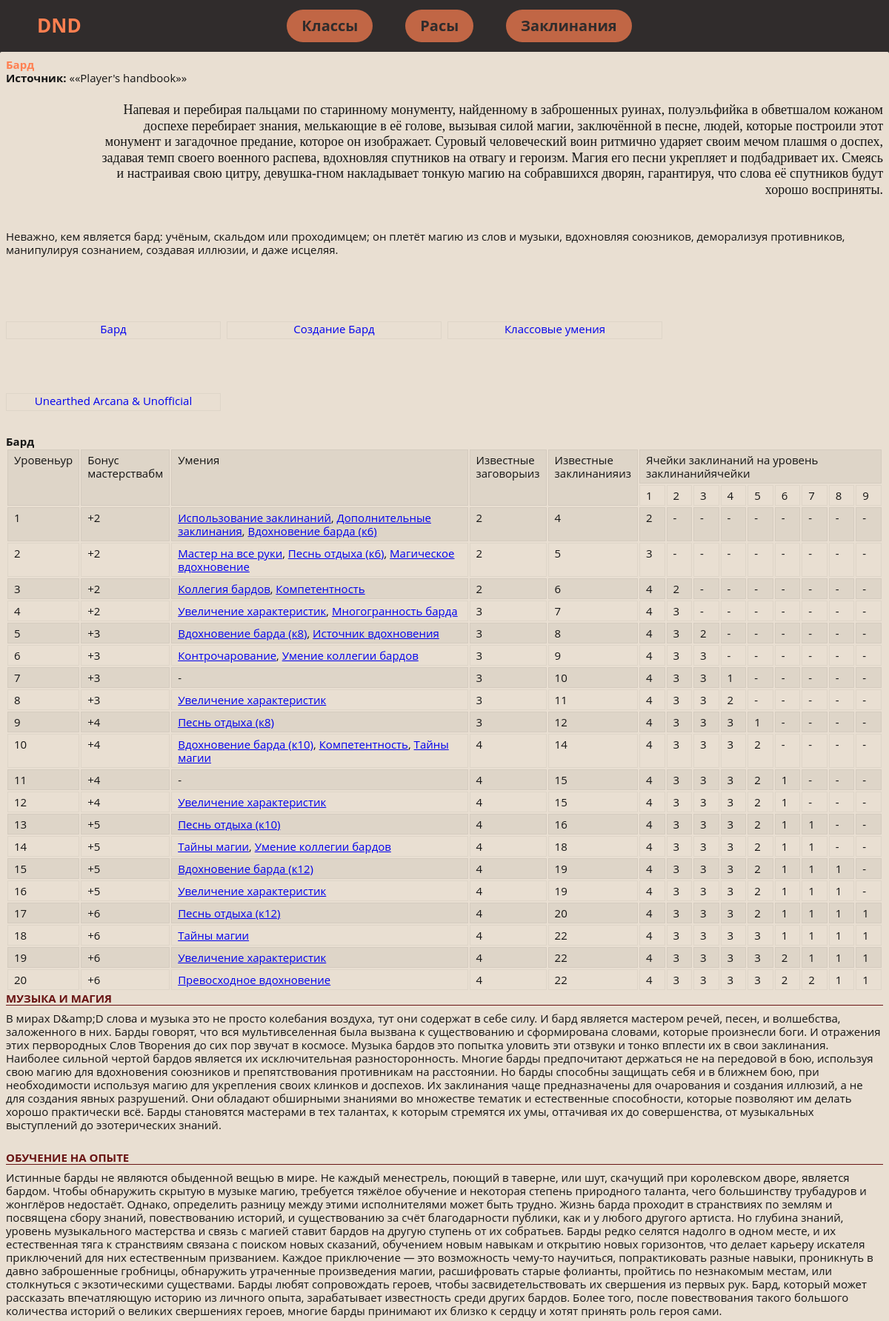
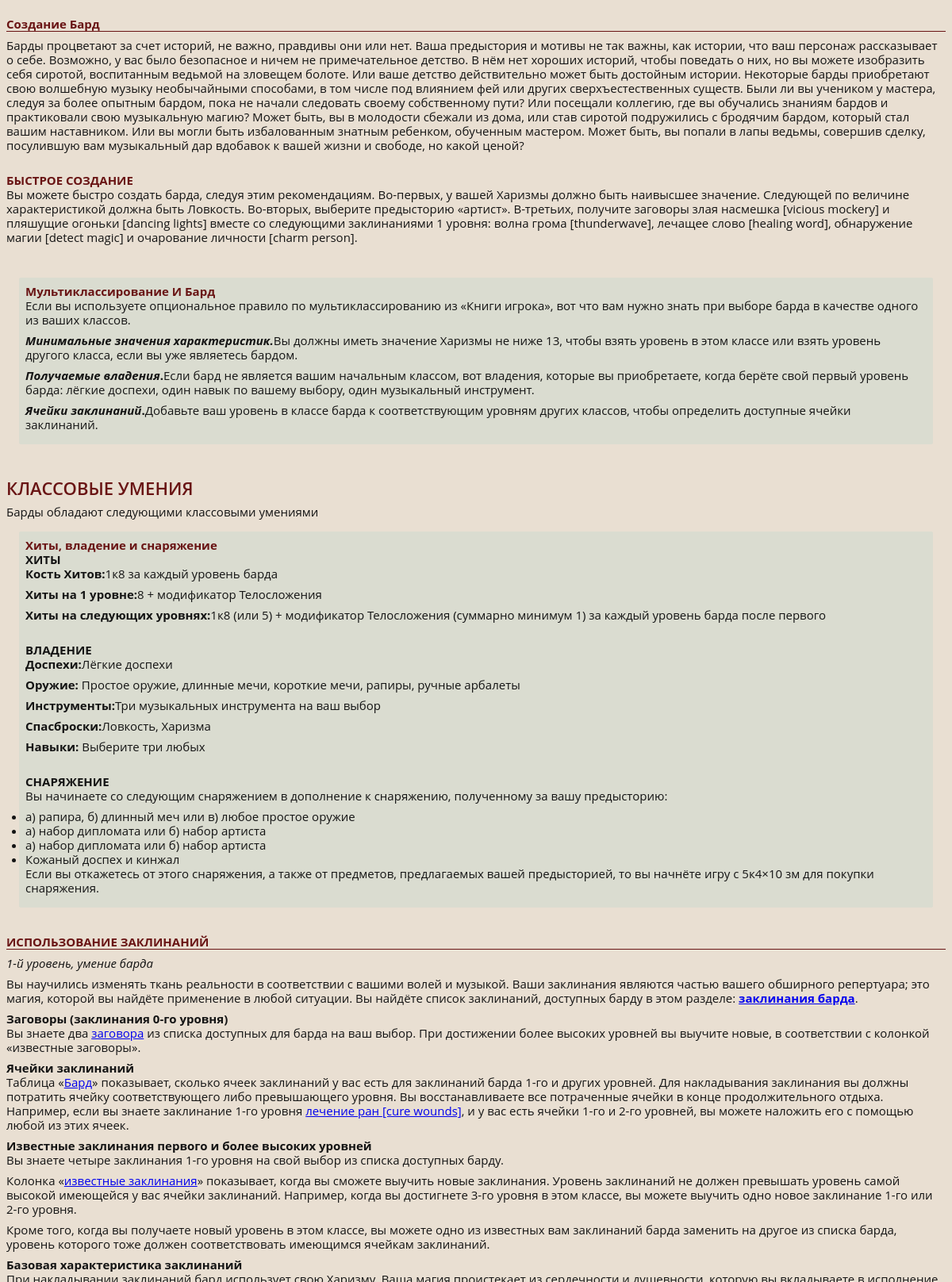
The page /class_description/2 (upper part) on the database its author committed (2 pictures, top to bottom).
### dnd_wiki/models.py (models this page shows, shortened)
class HeroesClass(models.Model):
    rus_name = models.CharField(max_length=200)
    eng_name = models.CharField(max_length=200)
    adons_name = models.CharField(max_length=200)
    bg_image = models.ImageField(upload_to='dnd_wiki/icons', default='', blank=True)
    name = models.CharField(max_length=200, default="default title")
    source = models.CharField(max_length=200, default="default title")
    lore_info = models.TextField(null=True, blank=True, default="default title")
    short_info = models.CharField(max_length=200, default="default title")
    table = models.TextField(null=True, blank=True, default="default title")
    description_title1 = models.CharField(max_length=200, null=True, blank=True, default="default title")
    description_info1 = models.TextField(null=True, blank=True, default="default title")
    description_title2 = models.CharField(max_length=200, null=True, blank=True, default="default title")
    description_info2 = models.TextField(null=True, blank=True, default="default title")
    fast_creations = models.TextField(null=True, blank=True, default="default title")
    creations = models.TextField(default="default title")
    deep_lore_decs = models.CharField(null=True, blank=True, default="default title", max_length=200)
    deep_lore_min_char = models.CharField(null=True, blank=True, default="default title", max_length=200)
    deep_lore_use = models.CharField(null=True, blank=True, default="default title", max_length=200)
    deep_lore_ability = models.CharField(null=True, blank=True, default="default title", max_length=200)
    class_ability_desc = models.CharField(null=True, blank=True, default="default title", max_length=200)
    class_ability_hp = models.CharField(null=True, blank=True, default="default title", max_length=200)
    class_ability_hp_1lvl = models.CharField(null=True, blank=True, default="default title", max_length=200)
    class_ability_hp_nextlvl = models.CharField(null=True, blank=True, default="default title", max_length=200)
    class_ability_armor = models.CharField(null=True, blank=True, default="default title", max_length=200)
    class_ability_weapon = models.CharField(null=True, blank=True, default="default title", max_length=200)
    class_ability_tools = models.CharField(null=True, blank=True, default="default title", max_length=200)
    class_ability_safedice = models.CharField(null=True, blank=True, default="default title", max_length=200)
    class_ability_equipment1 = models.CharField(null=True, blank=True, default="default title", max_length=200)
    class_ability_equipment2 = models.CharField(null=True, blank=True, default="default title", max_length=200)
    class_ability_equipment3 = models.CharField(null=True, blank=True, default="default title", max_length=200)

### dnd_wiki/views.py (the view)
# urls.py: path('class_description/<str:pk>', views.single_class, name='single_class'),
def single_class(request, pk):
    hero_obj = HeroesClass.objects.get(id=pk)
    return render(request, 'dnd_wiki/single_class.html', {'ho': hero_obj})

### dnd_wiki/templates/dnd_wiki/single_class.html (shortened to what this page needs)
{% extends 'dnd_wiki/base.html' %}
{% block content %}
<div class="paper-1 card" style="background-position:70% 0" itemscope="" itemtype="https://schema.org/Article">
    <div class="card-wrapper class_bard">
        <div class="card-header"><h2 class="card-title" itemprop="name">{{ ho.name }}</h2>
        </div>
        <div class="card-body new-article" itemprop="articleBody">
            <ul class="params">
                <li><strong>Источник:</strong> «<span>{{ ho.source }}</span>»</li>
            </ul>
            <div class="desc" itemprop="articleBody">
                <div>
                    <div class="spoiler_head_body" data-key="class.bard.intro">
                        <blockquote>{{ ho.lore_info }}</blockquote>
                        <br>
                        <p>{{ ho.short_info }}</p>
                    </div>
                </div>
                <ul class="new-article-menu grid">
                    <li class="new-article-menu__l1 col-6_lg-8_md-12_xs-24">
                        <div class="new-article-menu__l1-wrapper"><a href="#bard"
                                                                     class="btn btn-contrast btn-sm btn-primary scroll-link new-article-menu__l1-link">{{ho.name}}</a>
                        </div>
                    </li>
                    <li class="new-article-menu__l1 col-6_lg-8_md-12_xs-24">
                        <div class="new-article-menu__l1-wrapper"><a href="#sozdanie_barda"
                                                                     class="btn btn-contrast btn-sm btn-primary scroll-link new-article-menu__l1-link">Создание
                            {{ho.name}}</a></div>
                    </li>
                    <li class="new-article-menu__l1 col-6_lg-8_md-12_xs-24">
                        <div class="new-article-menu__l1-wrapper"><a href="#class-features"
                                                                     class="btn btn-contrast btn-sm btn-primary scroll-link new-article-menu__l1-link">Классовые
                            умения</a></div>
                    </li>
                    <li class="new-article-menu__l1 col-6_lg-8_md-12_xs-24"><span
                            class="new-article-menu__l1-drop"><span class="svg svg-16 svg--dropdown"><svg><use
                            xlink:href="/beta/img/sprite.svg#dropdown">
                    <li class="new-article-menu__l1 col-6_lg-8_md-12_xs-24">
                        <div class="new-article-menu__l1-wrapper"><a href="#unofficial"
                                                                     class="btn btn-contrast btn-sm btn-primary scroll-link new-article-menu__l1-link">Unearthed
                            Arcana &amp; Unofficial</a></div>
                    </li>
                </ul>
                <h4 class="tableTitle"><span id="bard">{{ ho.name }}</span></h4>
                <div class="table-wrapper">
                    {{ ho.table|safe }}
                </div>
                <h3 class="underlined spoiler_head">{{ ho.description_title1 }}</h3>
                <div class="spoiler_body">
                    <p>{{ ho.description_info1 }}</p>
                    <br></div>
                <h3 class="underlined spoiler_head">{{ ho.description_title2 }}</h3>
                <div class="spoiler_body">
                    <p>{{ ho.description_info2 }}</p>
                    <br></div>
                <h3 class="underlined spoiler_head"><span id="sozdanie_barda">Создание {{ho.name}}</span></h3>
                <div class="spoiler_body">
                    <p>{{ ho.creations }}</p>
                    <br>
                    <h3 class="smallSectionTitle">БЫСТРОЕ СОЗДАНИЕ</h3>
                    <p>{{ ho.fast_creations }}</p>
                    <br></div>
                <div class="additionalInfo"><h3 class="smallSectionTitle spoiler_head">Мультиклассирование И
                    {{ho.name}}</h3>
                    <div class="spoiler_body">
                        <p>{{ ho.deep_lore_decs }}</p>
                        <p><strong><em>Минимальные значения характеристик.</em></strong>{{ ho.deep_lore_min_char }}</p>
                        <p><strong><em>Получаемые владения</em>.</strong>{{ ho.deep_lore_use }}</p>
                        <p><strong><em>Ячейки заклинаний</em>.</strong>{{ ho.deep_lore_ability }}</p>
                    </div>
                </div>
                <br>
                <h2 class="bigSectionTitle"><span id="class-features">Классовые умения</span></h2>
                <p>{{ ho.class_ability_desc }}</p>
                <div class="additionalInfo"><h3 class="smallSectionTitle spoiler_head">Хиты, владение и снаряжение</h3>
                    <span class="spoiler_body">
<h4 class="smallSectionTitle">ХИТЫ</h4>
<p><strong>Кость Хитов:</strong>{{ho.class_ability_hp}}</p>
<p><strong>Хиты на 1 уровне:</strong>{{ho.class_ability_hp_1lvl}}</p>
<p><strong>Хиты на следующих уровнях:</strong>{{ ho.class_ability_hp_nextlvl }}</p>
<br>
<h4 class="smallSectionTitle">ВЛАДЕНИЕ</h4>
<p><strong>Доспехи:</strong>{{ho.class_ability_armor}}</p>
<p><strong>Оружие: </strong>{{ho.class_ability_weapon}}</p>
<p><strong>Инструменты:</strong>{{ho.class_ability_tools}}</p>
<p><strong>Спасброски:</strong>{{ho.class_ability_safedice}}</p>
<p><strong>Навыки:</strong> Выберите три любых</p>
<br>
<h4 class="smallSectionTitle">СНАРЯЖЕНИЕ</h4>
<p>Вы начинаете со следующим снаряжением в дополнение к снаряжению, полученному за вашу предысторию:</p>
<ul>
<li>{{ ho.class_ability_equipment1 }}</li>
<li>{{ ho.class_ability_equipment2 }}</li>
<li>{{ ho.class_ability_equipment2 }}</li>
<li>Кожаный доспех и кинжал</li>
</ul>
<p>Если вы откажетесь от этого снаряжения, а также от предметов, предлагаемых вашей предысторией, то вы начнёте игру с <span
        class="dice" onclick="return ROLLtABLE.rollDice(this);"><span>5к4×10</span></span> зм для покупки снаряжения.</p>
</span></div>
                <br>
                <h3 class="underlined"><span id="feature.spellcasting">ИСПОЛЬЗОВАНИЕ ЗАКЛИНАНИЙ</span></h3>
                <p><em>1-й уровень, умение барда</em></p>
                <p>Вы научились изменять ткань реальности в соответствии с вашими волей и музыкой. Ваши заклинания
                    являются частью вашего обширного репертуара; это магия, которой вы найдёте применение в любой
                    ситуации. Вы найдёте список заклинаний, доступных барду в этом разделе: <a
                            href="/spells/?search=&amp;class=12"><strong>заклинания барда</strong></a>.</p>
                <h4 class="smallSectionTitle">Заговоры (заклинания 0-го уровня)</h4>
                <p>Вы знаете два <a href="https://dnd.su/spells/?search=&amp;level=0&amp;class=12" target="_blank">заговора</a>
                    из списка доступных для барда на ваш выбор. При достижении более высоких уровней вы выучите новые, в
                    соответствии с колонкой «известные заговоры».</p>
                <h4 class="smallSectionTitle">Ячейки заклинаний</h4>
                <p>Таблица «<a href="#bard">Бард</a>» показывает, сколько ячеек заклинаний у вас есть для заклинаний
                    барда 1-го и других уровней. Для накладывания заклинания вы должны потратить ячейку соответствующего
                    либо превышающего уровня. Вы восстанавливаете все потраченные ячейки в конце продолжительного
                    отдыха. Например, если вы знаете заклинание 1-го уровня <a href="/spells/145-cure_wounds/">лечение
                        ран [cure wounds]</a>, и у вас есть ячейки 1-го и 2-го уровней, вы можете наложить его с помощью
                    любой из этих ячеек.</p>
                <h4 class="smallSectionTitle">Известные заклинания первого и более высоких уровней</h4>
                <p>Вы знаете четыре заклинания 1-го уровня на свой выбор из списка доступных барду.</p>
                <p>Колонка «<a href="#bard">известные заклинания</a>» показывает, когда вы сможете выучить новые
                    заклинания. Уровень заклинаний не должен превышать уровень самой высокой имеющейся у вас ячейки
                    заклинаний. Например, когда вы достигнете 3-го уровня в этом классе, вы можете выучить одно новое
                    заклинание 1-го или 2-го уровня.</p>
                <p>Кроме того, когда вы получаете новый уровень в этом классе, вы можете одно из известных вам
                    заклинаний барда заменить на другое из списка барда, уровень которого тоже должен соответствовать
                    имеющимся ячейкам заклинаний.</p>
                <h4 class="smallSectionTitle">Базовая характеристика заклинаний</h4>
                <p>При накладывании заклинаний бард использует свою Харизму. Ваша магия проистекает из сердечности и
                    при определении Сл спасбросков от ваших заклинаний, и при броске атаки заклинаниями.</p>
                <br>
                <br>
                <br>
                <br>
                <br>
                <br>
                <br>
                <br>
                <br>
                <br>
                <br>
                {% endblock %}

### dnd_wiki/static/styles/style.css (style rules this page uses)
[class*=grid-], [class*=grid_], [class~=grid] { box-sizing: border-box; display: flex; flex-flow: row wrap; margin: 0 -4px; }
[class*=col-], [class*=col_], [class~=col] { box-sizing: border-box; padding: 0 4px 8px; max-width: 100%; }
h2 { color: coral; }
abbr, address, article, aside, audio, b, blockquote, body, body div, caption, cite, code, dd, del, details, dfn, dl, dt, em, fieldset, figure, form, h1, h2, h3, h4, h5, h6, html, i, iframe, img, ins, kbd, label, legend, li, mark, menu, nav, object, ol, p, pre, q, samp, section, small, span, strong, sub, summary, sup, table, tbody, td, tfoot, th, thead, time, tr, ul, var, video { margin: 0; padding: 0; border: 0; font-size: 100%; vertical-align: baseline; background: 0 0; }
.new-article blockquote, .trumbowyg-editor blockquote { display: block; text-align: right; font-family: Neucha,cursive; font-size: 18px; margin: 24px 0; padding-left: 10%; }
.card-body p { padding: 0; margin: 0 0 8px; }
.card { position: relative; }
.card { padding: 0; margin: 0 0 8px; z-index: 2; }
.paper-1 { padding: 8px; border-radius: 2px; }
.card-type, .paper-1 { background-color: #e9dfd2;; }
body { font-family: "Open Sans",sans-serif; font-size: 15px; line-height: 1.2; font-weight: 400; color: #141414; display: flex; flex-direction: column; flex-wrap: nowrap; justify-content: flex-start; align-content: stretch; align-items: stretch; min-height: 100vh; position: relative; background-color: #141414; }
.new-article .new-article-menu, .trumbowyg-editor .new-article-menu { list-style-type: none; margin-top: 24px; margin-bottom: 24px; }
.new-article .new-article-menu .new-article-menu__l1, .trumbowyg-editor .new-article-menu .new-article-menu__l1 { position: relative; display: flex; align-items: center; flex-wrap: wrap; }
[class*=grid-]>[class*=col-6], [class*=grid_]>[class*=col-6], [class~=grid]>[class*=col-6] { flex-basis: 25%; max-width: 25%; }
.new-article .new-article-menu .new-article-menu__l1-link, .trumbowyg-editor .new-article-menu .new-article-menu__l1-link { white-space: nowrap; flex-grow: 1; }
.card-body table tr:nth-child(odd) { background-color: rgba(20,20,20,.05) }
.card-body table td { vertical-align: top; padding: 4px 8px; border: 1px solid rgba(20,20,20,.05); }
#ya-site-form0 .btn-contrast.ya-site-form__submit, .btn-contrast.inline-menu__item, .btn-contrast.trumbowyg-modal-button, .btn.btn-contrast { border: 1px solid rgba(20,20,20,.05); line-height: 28px; text-align: center }
#ya-site-form0 .btn-contrast.btn-sm.ya-site-form__submit, #ya-site-form0 .btn-contrast.ya-site-form__submit.inline-menu__item, .btn-contrast.btn-sm.trumbowyg-modal-button, .btn-contrast.inline-menu__item, .btn.btn-contrast.btn-sm { height: 24px; min-height: 24px; line-height: 18px; }
.new-article .new-article-menu .new-article-menu__l1-wrapper, .trumbowyg-editor .new-article-menu .new-article-menu__l1-wrapper { display: flex; align-items: center; width: 100%; }
.scroll-link { text-decoration:none }
.desc h3.underlined, .subsection h3.underlined, .trumbowyg-editor h3.underlined { display: block; padding: 0; margin: 0 0 8px; border-bottom: 1px solid #691414; color: #691414 }
.desc h3.smallSectionTitle, .subsection h3.smallSectionTitle, .trumbowyg-editor h3.smallSectionTitle { color: #691414; }
.desc h2.bigSectionTitle, .subsection h2.bigSectionTitle, .trumbowyg-editor h2.bigSectionTitle { color: #691414; }
.desc h2, .subsection h2, .trumbowyg-editor h2 { font-size: 22px; font-weight: 600; padding: 8px 0; color: #141414; text-transform: uppercase; }
.additionalInfo { background: rgba(89,192,184,.1); border: 1px solid var(--color-border-2); margin: 16px; border-radius: 2px; padding: 8px; box-shadow: 2px 2px 0 0 var(--color-shadow-1) }

### rows shown on the page
HeroesClass: name "Бард", source "«Player's handbook»", lore_info "Напевая и перебирая пальцами по старинному монументу, найденному в заброшенных руинах, полуэльфийка в обветшалом кожаном доспехе перебирает знания, мелькающие в её голове, вызывая силой магии, заключённой в песне, людей, которые построили этот монумент и загадочное предание, которое он изображает. Суровый человеческий воин ритмично ударяет своим мечом плашмя о доспех, задавая темп своего военного распева, вдохновляя спутников на отвагу и героизм. Магия его песни укрепляет и подбадривает их. Смеясь и настраивая свою цитру, девушка-гном накладывает тонкую магию на собравшихся дворян, гарантируя, что слова её спутников будут хорошо восприняты.", short_info "Неважно, кем является бард: учёным, скальдом или проходимцем; он плетёт магию из слов и музыки, вдохновляя союзников, деморализуя противников, манипулируя сознанием, создавая иллюзии, и даже исцеляя.", table "Уровень ур Бонус мастерства бм Умения Известные заговоры из Известные заклинания из Ячейки заклинаний на уровень заклинаний ячейки 1 2 3 4 5 6 7 8 9 1 +2 Использование заклинаний , Дополнительные заклинания , Вдохновение барда (к6) 2 4 2 - - - - - - - - 2 +2 Мастер на все руки , Песнь отдыха (к6) , Магическое вдохновение 2 5 3 - - - - - - - - 3 +2 Коллегия бардов , Компетентность 2 6 4 2 - - - - - - - 4 +2 Увеличение характеристик , Многогранность барда 3 7 4 3 - - - - - - - 5 +3 Вдохновение барда (к8) , Источник вдохновения 3 8 4 3 2 - - - - - - 6 +3 Контрочарование , Умение коллегии бардов 3 9 4 3 3 - - - - - - 7 +3 - 3 10 4 3 3 1 - - - - - 8 +3 Увеличение характеристик 3 11 4 3 3 2 - - -…", description_title1 "МУЗЫКА И МАГИЯ", description_info1 "В мирах D&amp;D слова и музыка это не просто колебания воздуха, тут они содержат в себе силу. И бард является мастером речей, песен, и волшебства, заложенного в них. Барды говорят, что вся мультивселенная была вызвана к существованию и сформирована словами, которые произнесли боги. И отражения этих первородных Слов Творения до сих пор звучат в космосе. Музыка бардов это попытка уловить эти отзвуки и тонко вплести их в свои заклинания. Наиболее сильной чертой бардов является их исключительная разносторонность. Многие барды предпочитают держаться не на передовой в бою, используя свою магию для вдохновения союзников и препятствования противникам на расстоянии. Но барды способны защищать себя и…", description_title2 "ОБУЧЕНИЕ НА ОПЫТЕ", description_info2 "Истинные барды не являются обыденной вещью в мире. Не каждый менестрель, поющий в таверне, или шут, скачущий при королевском дворе, является бардом. Чтобы обнаружить скрытую в музыке магию, требуется тяжёлое обучение и некоторая степень природного таланта, чего большинству трубадуров и жонглёров недостаёт. Однако, определить разницу между этими исполнителями может быть трудно. Жизнь барда проходит в странствиях по землям и посвящена сбору знаний, повествованию историй, и существованию за счёт благодарности публики, как и у любого другого артиста. Но глубина знаний, уровень музыкального мастерства и связь с магией ставит бардов на другую ступень от их собратьев. Барды редко селятся надолго в…", creations "Барды процветают за счет историй, не важно, правдивы они или нет. Ваша предыстория и мотивы не так важны, как истории, что ваш персонаж рассказывает о себе. Возможно, у вас было безопасное и ничем не примечательное детство. В нём нет хороших историй, чтобы поведать о них, но вы можете изобразить себя сиротой, воспитанным ведьмой на зловещем болоте. Или ваше детство действительно может быть достойным истории. Некоторые барды приобретают свою волшебную музыку необычайными способами, в том числе под влиянием фей или других сверхъестественных существ. Были ли вы учеником у мастера, следуя за более опытным бардом, пока не начали следовать своему собственному пути? Или посещали коллегию, где вы…", fast_creations "Вы можете быстро создать барда, следуя этим рекомендациям. Во-первых, у вашей Харизмы должно быть наивысшее значение. Следующей по величине характеристикой должна быть Ловкость. Во-вторых, выберите предысторию «артист». В-третьих, получите заговоры злая насмешка [vicious mockery] и пляшущие огоньки [dancing lights] вместе со следующими заклинаниями 1 уровня: волна грома [thunderwave], лечащее слово [healing word], обнаружение магии [detect magic] и очарование личности [charm person].", deep_lore_decs "Если вы используете опциональное правило по мультиклассированию из «Книги игрока», вот что вам нужно знать при выборе барда в качестве одного из ваших классов.", deep_lore_min_char "Вы должны иметь значение Харизмы не ниже 13, чтобы взять уровень в этом классе или взять уровень другого класса, если вы уже являетесь бардом.", deep_lore_use "Если бард не является вашим начальным классом, вот владения, которые вы приобретаете, когда берёте свой первый уровень барда: лёгкие доспехи, один навык по вашему выбору, один музыкальный инструмент.", deep_lore_ability "Добавьте ваш уровень в классе барда к соответствующим уровням других классов, чтобы определить доступные ячейки заклинаний.", class_ability_desc "Барды обладают следующими классовыми умениями", class_ability_hp "1к8 за каждый уровень барда", class_ability_hp_1lvl "8 + модификатор Телосложения", class_ability_hp_nextlvl "1к8 (или 5) + модификатор Телосложения (суммарно минимум 1) за каждый уровень барда после первого", class_ability_armor "Лёгкие доспехи", class_ability_weapon "Простое оружие, длинные мечи, короткие мечи, рапиры, ручные арбалеты", class_ability_tools "Три музыкальных инструмента на ваш выбор", class_ability_safedice "Ловкость, Харизма", class_ability_equipment1 "а) рапира, б) длинный меч или в) любое простое оружие", class_ability_equipment2 "а) набор дипломата или б) набор артиста"
